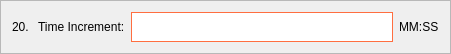
           <widget class="QFrame" name="frame_8">
            <property name="geometry">
             <rect>
              <x>70</x>
              <y>270</y>
              <width>451</width>
              <height>51</height>
             </rect>
            </property>
            <property name="frameShape">
             <enum>QFrame::StyledPanel</enum>
            </property>
            <property name="frameShadow">
             <enum>QFrame::Raised</enum>
            </property>
            <layout class="QHBoxLayout" name="horizontalLayout_8">
             <item>
              <widget class="QLabel" name="label_13">
               <property name="styleSheet">
                <string notr="true">color: black;
font: 12pt &quot;Segoe UI&quot;;</string>
               </property>
               <property name="text">
                <string>20. </string>
               </property>
              </widget>
             </item>
             <item>
              <widget class="QLabel" name="label_14">
               <property name="styleSheet">
                <string notr="true">color: black;
font: 12pt &quot;Segoe UI&quot;;</string>
               </property>
               <property name="text">
                <string>Time Increment:</string>
               </property>
              </widget>
             </item>
             <item>
              <widget class="QLineEdit" name="nombre_line_edit_5">
               <property name="minimumSize">
                <size>
                 <width>0</width>
                 <height>30</height>
                </size>
               </property>
               <property name="styleSheet">
                <string notr="true">background-color: white;
border: 1px solid #ff6e40;</string>
               </property>
              </widget>
             </item>
             <item>
              <widget class="QLabel" name="label_15">
               <property name="styleSheet">
                <string notr="true">color: black;
font: 12pt &quot;Segoe UI&quot;;</string>
               </property>
               <property name="text">
                <string>MM:SS</string>
               </property>
              </widget>
             </item>
            </layout>
           </widget>
